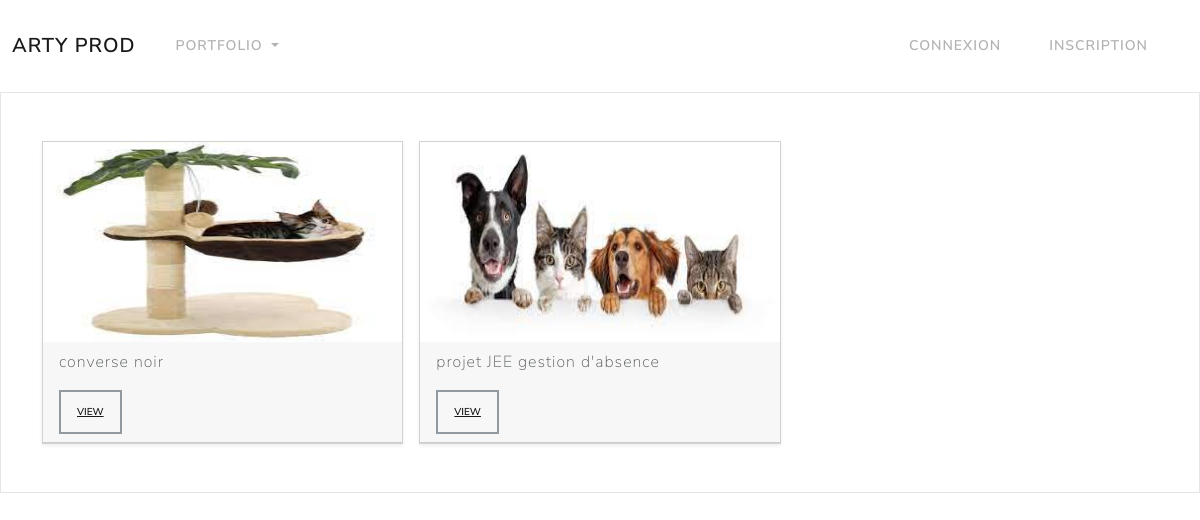
Page /projets_non_acheves/ on the committed database.
### user/models.py (models this page shows, shortened)
class Projet(models.Model):
    TYPE_CHOICES=[
        ('o','oui'),
        ('n','non'),
    ]
    libellé=models.CharField(max_length=100)
    description=models.TextField(default='Non définie')
    date_debut = models.DateField()
    date_fin = models.DateField()
    acheve=models.CharField(max_length=1,choices=TYPE_CHOICES,default='n')
    img=models.ImageField(blank=True,upload_to='media/')
    service=models.ManyToManyField('Service',through="detail")
    equipe=models.OneToOneField('Equipe',on_delete=models.CASCADE,null=True)

### user/views.py (the view)
# urls.py: path('projets_non_acheves/', views.projets_non_acheves, name='projets_non_acheves'),
def projets_non_acheves(request):
    projets = Projet.objects.filter(acheve='n')
    return render(request, 'projet/affiche_nonacheve.html', {'projets': projets})

### user/templates/projet/affiche_nonacheve.html (shortened to what this page needs)
{% include 'base.html' %}
{% load static %}
<link rel="stylesheet" href="{% static 'css/bootstrap.min1.css' %}">
{% block content %}
<form method='POST' class="post-form">
<div class="album py-5 bg-light">
  <div class="container">
        <div class="row row-cols-1 row-cols-sm-2 row-cols-md-3 g-3">
      {% for projet in projets %}
      <div class="col ">
        <div class="card shadow-sm">
            <img src='/media/{{ projet.img }}' class="card-img-top" height="200px"  width="200px">
<div class="card-header">
               <p> {{projet.description}} </p>
                <div class="d-flex justify-content-between align-items-center">
                  {% if user.is_superuser %}
                  <div class="btn-group">
                    <button type="button" class="btn btn-sm btn-outline-secondary" name="view"><a href="{% url 'view_projet' projet.id %}">View</a></button>
                    <button type="button" class="btn btn-sm btn-outline-secondary" name="edit"><a href="{% url 'edit_projet' projet.id %}">Edit</a></button>
                    <button type="button" class="btn btn-sm btn-outline-secondary" name="Delete"><a href="{% url 'delete_projet' projet.id %}">Delete</a></button>
                  </div>
                  {% else %}
                  <div class="btn-group">
                  <button type="button" class="btn btn-sm btn-outline-secondary" name="view"><a href="{% url 'view_projet' projet.id %}">View</a></button>
                </div>
                {%endif%}
            </div>
          </div>
        </div>
      </div>
      {% endfor %}
    </div>
  </div>
</div>
{% endblock %}

### rows in the picture
Projet: img (picture), description "converse noir"
Projet: img (picture), description "projet JEE gestion d'absence"
